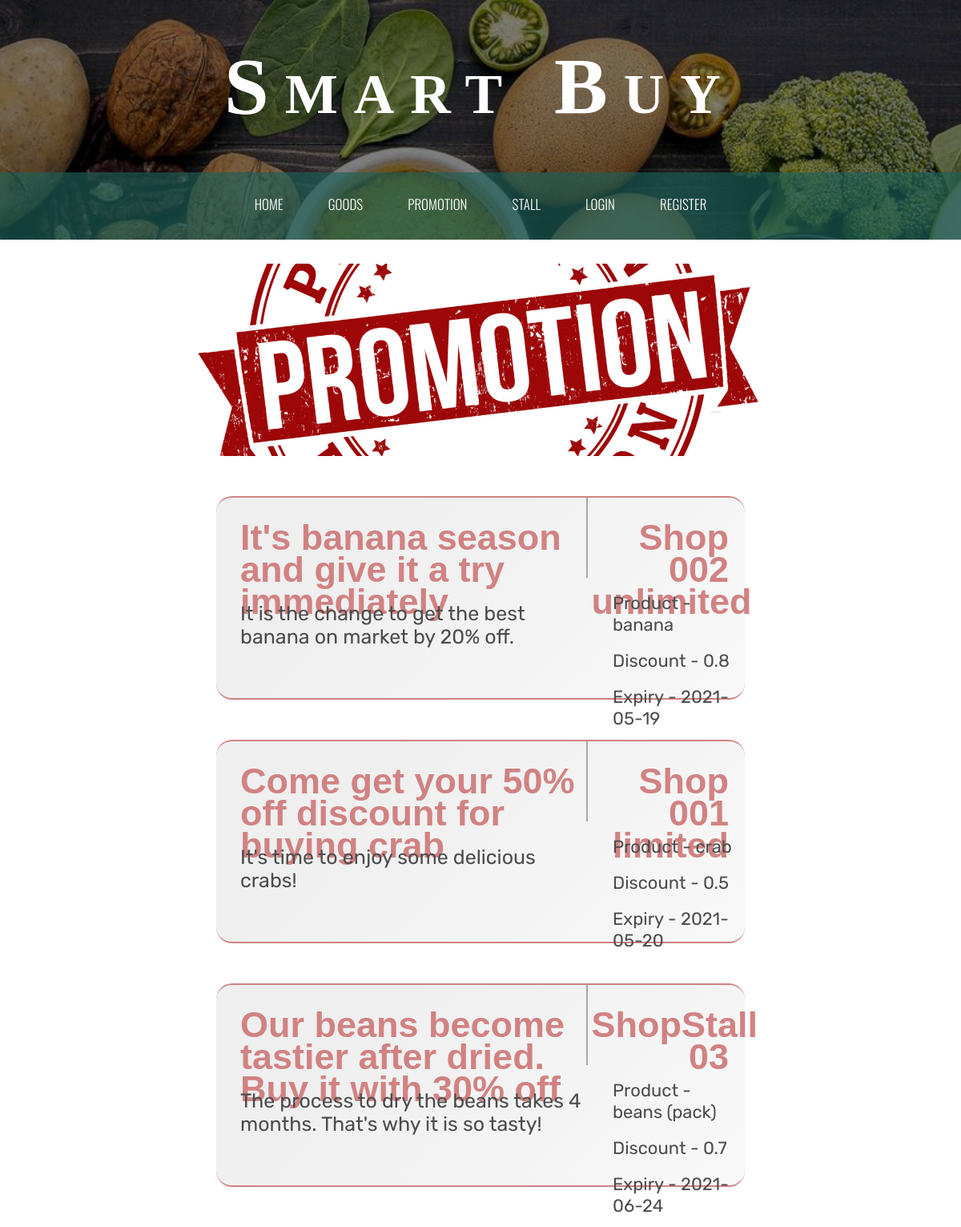
Screenshot of /Promotion.php with the database file from the repository.
### tables this page shows
CREATE TABLE `promotion` (
  `pID` int(11) NOT NULL,
  `sID` int(11) NOT NULL,
  `GoodsID` int(11) NOT NULL,
  `Title` varchar(100) NOT NULL,
  `Content` varchar(100) NOT NULL,
  `Discount` decimal(2,1) NOT NULL,
  `ExpiryDate` date NOT NULL,
  PRIMARY KEY (`pID`),
  KEY `FK_p_sID_idx` (`sID`)
);

CREATE TABLE `stall` (
  `sID` int(11) NOT NULL,
  `skID` int(11) NOT NULL,
  `StallName` varchar(20) NOT NULL,
  `Location` varchar(255) NOT NULL,
  `Tel` varchar(20) NOT NULL,
  `BusinessHours` varchar(20) NOT NULL,
  PRIMARY KEY (`sID`),
  KEY `FK_skID_idx` (`skID`)
);

CREATE TABLE `goods` (
  `GoodsID` int(11) NOT NULL,
  `GoodsType` varchar(5) NOT NULL,
  `GoodsName` varchar(30) NOT NULL,
  `sID` int(11) NOT NULL,
  `Price` float(5,1) NOT NULL,
  `Qty` int(11) NOT NULL,
  PRIMARY KEY (`GoodsID`),
  KEY `FK_sID_idx` (`sID`)
);

### Promotion.php (the view, shortened to what this page needs)
<html>
<html>
    <head>
        <link href="assets/css/basic.css" rel="stylesheet" />
        <link href="css/CCoupon.css" rel="stylesheet" />
    </head>
    <body>
        <?php session_start();
            include 'navbar.php';
        ?>
        <img src="img/promotion.png" style="display: block; margin: 30px auto; height: 240px;">
                <?php
                    $conn = conn();
                    $sql = 'SELECT p.Title, s.StallName, p.Content, g.GoodsName, p.Discount, p.ExpiryDate, p.pID FROM promotion p, goods g, stall s WHERE p.GoodsID = g.GoodsID AND s.sID = g.sID';
                    $rs = mysqli_query($conn, $sql);
                    while($rc = mysqli_fetch_assoc($rs)){
                ?>
                <form action="Get_Coupon.php" method="POST" onclick="this.submit()" style="cursor: pointer;">
                    <div class="card">
                        <div class="top">
                            <div class="title">
                                <div style="margin-left: 30px; margin-top: 30px;"><?php echo $rc['Title'] ?></div>
                            </div>
                            <div class="stall">
                                <div style="margin-right: 20px; margin-top: 30px;"><?php echo $rc['StallName'] ?></div>
                            </div>
                        </div>
                        <div class="left">
                            <div style="margin-left: 30px; margin-top: 30px;"><?php echo $rc['Content'] ?></div>
                        </div>
                        <div class="right">
                            <div class="Product">
                                Product - <?php echo $rc['GoodsName'] ?>
                            </div>
                            <div class="Discount">
                                Discount - <?php echo $rc['Discount'] ?>
                            </div>
                            <div class="ExpiryDate">
                                Expiry - <?php echo $rc['ExpiryDate'] ?>
                            </div>
                        </div>
                    </div>
                </form>
                <?php
                    }
                ?>
    </body>
</html>

### navbar.php (shortened to what this page needs)
<html>
    <head>
        <link rel="stylesheet" href="home.css" />
    </head>
    <body>
    <?php
        if(!isset($_SESSION['acType'])){
    ?>
    <div class="parallax">
        <div class="page-title">Smart Buy</div>
        <div class="menu" id="sticky">
            <ul class="menu-ul">
                <a href="HomePage.php" class="a-menu">
                    <li>HOME</li>
                </a>
                <a href="Goods.php" class="a-menu">
                    <li>GOODS</li>
                </a>
                <a href="Promotion.php" class="a-menu">
                    <li>PROMOTION</li>
                </a>
                <a href="StallList.php" class="a-menu">
                    <li>STALL</li>
                </a>
                <a href="login.php" class="a-menu">
                    <li>LOGIN</li>
                </a>
                <a href="register.php" class="a-menu">
                    <li>REGISTER</li>
                </a>
            </ul>
        </div>
        <?php
        }
        ?>
    </div>
    </body>
</html>

### assets/css/basic.css (style rules this page uses)
body { font-family: 'Varela Round', sans-serif; }

### css/CCoupon.css (style rules this page uses)
.card { width: 55%; height: 250px; margin: 50px auto; background-color: #f6f6f6; background-image: linear-gradient(315deg, #f6f6f6 0%, #e9e9e9 74%); border-top: 2px solid rgb(190, 77, 77); border-bottom: 2px solid rgb(190, 77, 77); border-radius: 20px; opacity: 0.7; transition: 0.2s ease; }
.top { width:100%; height: 100px; line-height: 40px; color: rgb(190, 77, 77); }
.title { width: 70%; height: 100px; font-size: 45px; font-weight: bold; float: left; border-right: 2px solid gray; }
.stall { width: 29%; height: 100px; font-size: 45px; font-weight: bold; float: right; text-align: right; }
.left { width: 70%; float: left; font-size: 25px; font-family: 'Rubik', sans-serif; }
.right { width: 25%; float: right; font-size: 22px; text-align: left; font-family: 'Rubik', sans-serif; }
.right div { margin-top: 18px; }

### home.css (style rules this page uses)
body { margin:0; font-family: 'Noto Sans TC', sans-serif; }
.parallax, .parallax2 { background-image:url('images/home1.jpg'); height:max-content; background-attachment: fixed; background-position:center; background-repeat:no-repeat; background-size:cover; }
.page-title { background:rgba(0,0,0,0.5); text-align:center; color:white; padding:50px; font-variant:small-caps; font-size:100px; font-family: fantasy; font-weight: bold; line-height: normal; letter-spacing:20px; }
.menu { background:#184d47d3; text-align:center; line-height: 30px; font-size: 30px; font-weight: 300; font-family: 'Oswald', sans-serif; }
.menu-ul { margin:0; padding:0; display:inline; }
.menu-ul li { font-size:17px; list-style:none; display:inline-block; padding:25px 25px 26px 25px; }
.menu-ul li:after { content: ''; display: block; margin: auto; height: 3px; width: 0px; background: transparent; transition: width .5s ease, background-color .5s ease; }
.a-menu, .a-links { text-decoration:none; color:white; box-sizing: content-box; }

### rows the page displays
promotion: Title "It's banana season and give it a try immediately", sID.StallName "Shop 002 unlimited", Content "It is the change to get the best banana on market by 20% off.", GoodsID.GoodsName "banana", Discount "0.8", ExpiryDate "2021-05-19"
promotion: Title "Come get your 50% off discount for buying crab", sID.StallName "Shop 001 limited", Content "It's time to enjoy some delicious crabs!", GoodsID.GoodsName "crab", Discount "0.5", ExpiryDate "2021-05-20"
promotion: Title "Our beans become tastier after dried. Buy it with 30% off", sID.StallName "ShopStall 03", Content "The process to dry the beans takes 4 months. That's why it is so tasty!", GoodsID.GoodsName "beans (pack)", Discount "0.7", ExpiryDate "2021-06-24"
